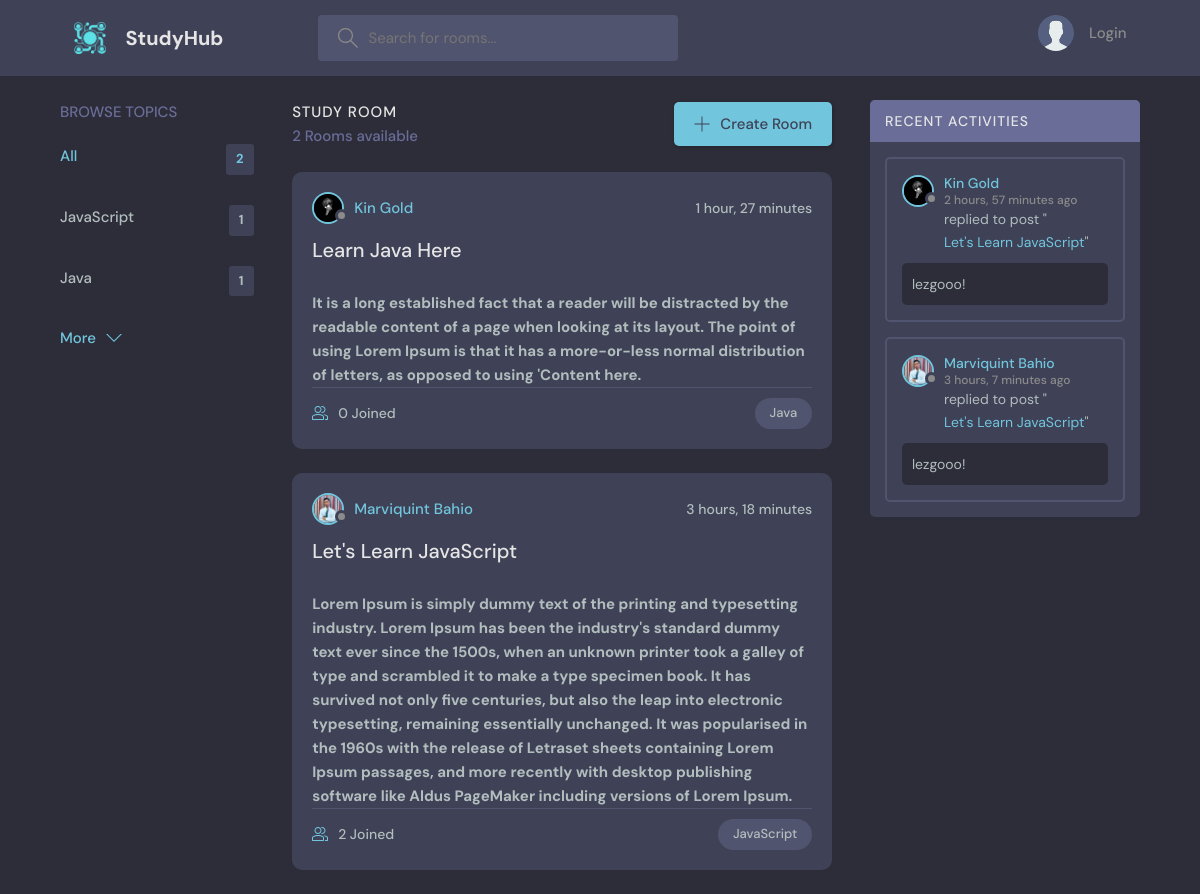
The page / on the database its author committed.
### base/models.py (models this page shows, shortened)
class Topic(models.Model):
    name = models.CharField(max_length=200)

class Room(models.Model):
    host=   models.ForeignKey(User, on_delete=models.SET_NULL, null=True)
    topic= models.ForeignKey(Topic, on_delete=models.SET_NULL, null=True)
    name = models.CharField(max_length=200)
    description = models.TextField(null=True, blank=True)
    participants = models.ManyToManyField(User, related_name='participants', blank=True)
    updated = models.DateTimeField(auto_now=True)
    created = models.DateTimeField(auto_now_add=True)
    class Meta:
        ordering = ['-updated', '-created']
    def __str__(self):
        return self.name

class User(AbstractUser):
    name = models.CharField(max_length=200, null=True)
    email = models.EmailField(unique=True, null=True)
    bio = models.TextField(max_length=200, null=True, blank=True)
    avatar= models.ImageField(null=True, default="avatar.svg")
    USERNAME_FIELD = 'email'
    REQUIRED_FIELDS = []

class Message(models.Model):
    user = models.ForeignKey(User, on_delete=models.CASCADE)
    room = models.ForeignKey(Room, on_delete=models.CASCADE)
    body = models.TextField()
    updated = models.DateTimeField(auto_now=True)
    created = models.DateTimeField(auto_now_add=True)
    class Meta:
        ordering = ['-updated', '-created']

### base/views.py (the view)
# urls.py: path('', views.home, name='home'),
def home(request):
    q = request.GET.get('q') if request.GET.get('q') != None else ''
    rooms = Room.objects.filter(
        Q(topic__name__icontains=q) |
        Q(name__icontains=q) |
        Q(description__icontains=q)
        )
    topics = Topic.objects.all()[0:5]
    room_count = rooms.count()
    room_messages = Message.objects.filter(
        Q(room__topic__name__icontains=q)
    ).all()[0:5]
    context = {'rooms': rooms, 'topics': topics, 'room_count': room_count, 'room_messages': room_messages}
    return render(request, 'base/home.html', context)

### base/templates/base/home.html (shortened to what this page needs)
{% extends 'main.html' %}
{% block content %}
<main class="layout layout--3">
  <div class="container">
    {% include 'base/topics_component.html' %}
    <div class="roomList">
      <div class="roomList__header">
        <div>
          <h2>Study Room</h2>
          <p>{{room_count}} Rooms available</p>
        </div>
        <a class="btn btn--main" href="{% url 'create-room' %}">
          <svg
            version="1.1"
            xmlns="http://www.w3.org/2000/svg"
            width="32"
            height="32"
            viewBox="0 0 32 32"
          >
            <title>add</title>
            <path
              d="M16.943 0.943h-1.885v14.115h-14.115v1.885h14.115v14.115h1.885v-14.115h14.115v-1.885h-14.115v-14.115z"
            ></path>
          </svg>
          Create Room
        </a>
      </div>
      {% include 'base/feed_component.html' %}
    </div>
    {% include 'base/activity_component.html' %}
  </div>
</main>
{% endblock content %}

### base/templates/base/topics_component.html
<div class="topics">
    <div class="topics__header">
      <h2>Browse Topics</h2>
    </div>
    <ul class="topics__list">
      <li>
        <a href="{% url 'home' %}" class="active">All <span>{{topics.count}}</span></a>
      </li>
      {% for topic in topics  %}
      <li>
        <a href="{% url 'home' %}?q={{topic.name}}">{{topic.name}} <span>{{topic.room_set.all.count}}</span></a>
      </li>
      {% endfor %}
    </ul>
    <a class="btn btn--link" href="{% url 'topics' %}">
      More
      <svg
        version="1.1"
        xmlns="http://www.w3.org/2000/svg"
        width="32"
        height="32"
        viewBox="0 0 32 32"
      >
        <title>chevron-down</title>
        <path d="M16 21l-13-13h-3l16 16 16-16h-3l-13 13z"></path>
      </svg>
    </a>
  </div>

### base/templates/base/feed_component.html (shortened to what this page needs)
{% for room in rooms %}
<div class="roomListRoom">
    <div class="roomListRoom__header">
      <a href="{% url 'user-profile' room.host.id %}" class="roomListRoom__author">
        <div class="avatar avatar--small">
          <img src="{{ room.host.avatar.url}}" />
        </div>
        <span>{{room.host.name}}</span>
      </a>
      <div class="roomListRoom__actions">
        <span>{{room.created|timesince}}</span>
      </div>
    </div>
    <div class="roomListRoom__content">
      <a href="{% url 'room' room.id %}">{{room.name}}</a>
    </div>
    <div class="roomListRoom__description">
      <h5 href="{% url 'room' room.id %}">{{room.description}}</h5>
    </div>
    <div class="roomListRoom__meta">
      <a href="{% url 'room' room.id %}" class="roomListRoom__joined">
        {{room.participants.all.count}} Joined
      </a>
      <p class="roomListRoom__topic">{{room.topic.name}}</p>
    </div>
  </div>
{% endfor %}

### base/templates/base/activity_component.html (shortened to what this page needs)
<div class="activities">
    <div class="activities__header">
      <h2>Recent Activities</h2>
    </div>
    {% for message in room_messages %}
    <div class="activities__box">
      <div class="activities__boxHeader roomListRoom__header">
        <a href="{% url 'user-profile' message.user.id %}" class="roomListRoom__author">
          <div class="avatar avatar--small">
            <img src="{{ message.user.avatar.url}}" />
          </div>
          <p>
            {{message.user.name}}
            <span> {{message.created|timesince}} ago</span>
          </p>
        </a>
      </div>
      <div class="activities__boxContent">
        <p>
          replied to post "<a href="{% url 'room' message.room.id %}">{{message.room}}</a>"
        </p>
        <div class="activities__boxRoomContent">
            {{message.body}}
        </div>
      </div>
    </div>
    {% endfor %}
  </div>

### rows shown on the page
Topic: name "JavaScript", room_set.all.count "1"
Topic: name "Java", room_set.all.count "1"
Room: host.avatar (picture), host.name "Kin Gold", created "1 hour, 27 minutes", name "Learn Java Here", description "It is a long established fact that a reader will be distracted by the readable content of a page when looking at its layout. The point of using Lorem Ipsum is that it has a more-or-less normal distribution of letters, as opposed to using 'Content here.", participants.all.count "0", topic.name "Java"
Room: host.avatar (picture), host.name "Marviquint Bahio", created "3 hours, 18 minutes", name "Let's Learn JavaScript", description "Lorem Ipsum is simply dummy text of the printing and typesetting industry. Lorem Ipsum has been the industry's standard dummy text ever since the 1500s, when an unknown printer took a galley of type and scrambled it to make a type specimen book. It has survived not only five centuries, but also the leap into electronic typesetting, remaining essentially unchanged. It was popularised in the 1960s with the release of Letraset sheets containing Lorem Ipsum passages, and more recently with desktop publishing software like Aldus PageMaker including versions of Lorem Ipsum.", participants.all.count "2", topic.name "JavaScript"
Message: user.avatar (picture), user.name "Kin Gold", created "2 hours, 57 minutes", room "Let's Learn JavaScript", body "lezgooo!"
Message: user.avatar (picture), user.name "Marviquint Bahio", created "3 hours, 7 minutes", room "Let's Learn JavaScript", body "lezgooo!"

### other values the page prints
{{ topics.count }} "2"
{{ room_count }} "2"
